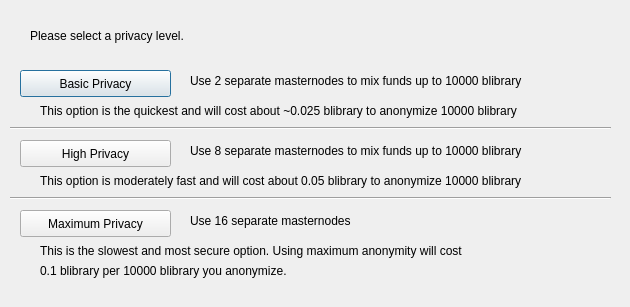
<?xml version="1.0" encoding="UTF-8"?>
<ui version="4.0">
 <class>ObfuscationConfig</class>
 <widget class="QDialog" name="ObfuscationConfig">
  <property name="geometry">
   <rect>
    <x>0</x>
    <y>0</y>
    <width>630</width>
    <height>307</height>
   </rect>
  </property>
  <property name="windowTitle">
   <string>Configure Obfuscation</string>
  </property>
  <widget class="QPushButton" name="buttonBasic">
   <property name="geometry">
    <rect>
     <x>20</x>
     <y>70</y>
     <width>151</width>
     <height>27</height>
    </rect>
   </property>
   <property name="text">
    <string>Basic Privacy</string>
   </property>
  </widget>
  <widget class="QPushButton" name="buttonHigh">
   <property name="geometry">
    <rect>
     <x>20</x>
     <y>140</y>
     <width>151</width>
     <height>27</height>
    </rect>
   </property>
   <property name="text">
    <string>High Privacy</string>
   </property>
  </widget>
  <widget class="QPushButton" name="buttonMax">
   <property name="geometry">
    <rect>
     <x>20</x>
     <y>210</y>
     <width>151</width>
     <height>27</height>
    </rect>
   </property>
   <property name="text">
    <string>Maximum Privacy</string>
   </property>
  </widget>
  <widget class="QLabel" name="label">
   <property name="geometry">
    <rect>
     <x>30</x>
     <y>20</y>
     <width>571</width>
     <height>31</height>
    </rect>
   </property>
   <property name="text">
    <string>Please select a privacy level.</string>
   </property>
  </widget>
  <widget class="QLabel" name="label_2">
   <property name="geometry">
    <rect>
     <x>190</x>
     <y>70</y>
     <width>421</width>
     <height>21</height>
    </rect>
   </property>
   <property name="text">
    <string>Use 2 separate masternodes to mix funds up to 10000 blibrary</string>
   </property>
  </widget>
  <widget class="QLabel" name="label_3">
   <property name="geometry">
    <rect>
     <x>190</x>
     <y>140</y>
     <width>411</width>
     <height>21</height>
    </rect>
   </property>
   <property name="text">
    <string>Use 8 separate masternodes to mix funds up to 10000 blibrary</string>
   </property>
  </widget>
  <widget class="QLabel" name="label_4">
   <property name="geometry">
    <rect>
     <x>190</x>
     <y>210</y>
     <width>421</width>
     <height>21</height>
    </rect>
   </property>
   <property name="text">
    <string>Use 16 separate masternodes</string>
   </property>
  </widget>
  <widget class="QLabel" name="label_6">
   <property name="geometry">
    <rect>
     <x>40</x>
     <y>100</y>
     <width>561</width>
     <height>21</height>
    </rect>
   </property>
   <property name="text">
    <string>This option is the quickest and will cost about ~0.025 blibrary to anonymize 10000 blibrary</string>
   </property>
  </widget>
  <widget class="QLabel" name="label_7">
   <property name="geometry">
    <rect>
     <x>40</x>
     <y>170</y>
     <width>561</width>
     <height>21</height>
    </rect>
   </property>
   <property name="text">
    <string>This option is moderately fast and will cost about 0.05 blibrary to anonymize 10000 blibrary</string>
   </property>
  </widget>
  <widget class="QLabel" name="label_8">
   <property name="geometry">
    <rect>
     <x>40</x>
     <y>240</y>
     <width>561</width>
     <height>21</height>
    </rect>
   </property>
   <property name="text">
    <string>This is the slowest and most secure option. Using maximum anonymity will cost</string>
   </property>
  </widget>
  <widget class="QLabel" name="label_9">
   <property name="geometry">
    <rect>
     <x>40</x>
     <y>260</y>
     <width>561</width>
     <height>21</height>
    </rect>
   </property>
   <property name="text">
    <string>0.1 blibrary per 10000 blibrary you anonymize.</string>
   </property>
  </widget>
  <widget class="Line" name="line">
   <property name="geometry">
    <rect>
     <x>10</x>
     <y>120</y>
     <width>601</width>
     <height>16</height>
    </rect>
   </property>
   <property name="orientation">
    <enum>Qt::Horizontal</enum>
   </property>
  </widget>
  <widget class="Line" name="line_2">
   <property name="geometry">
    <rect>
     <x>10</x>
     <y>190</y>
     <width>601</width>
     <height>16</height>
    </rect>
   </property>
   <property name="orientation">
    <enum>Qt::Horizontal</enum>
   </property>
  </widget>
 </widget>
 <resources/>
 <connections/>
</ui>
